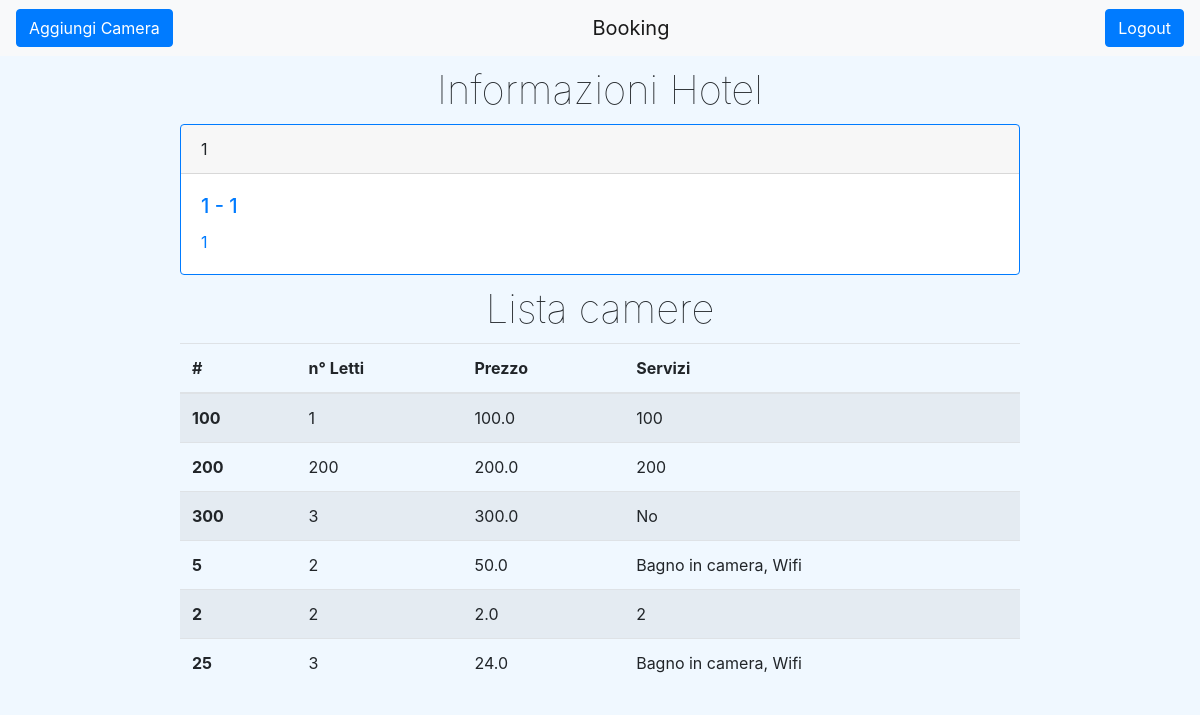
The page /gestioneHotel/ (signed in) on the database as committed earlier.
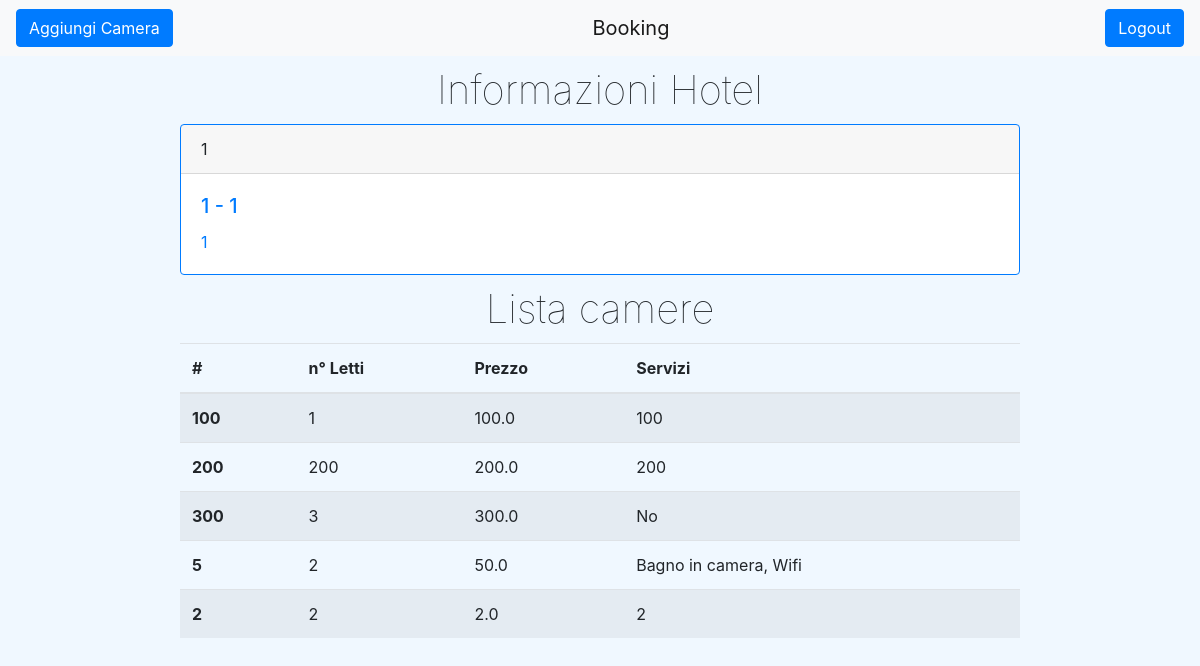
The same page on the database as committed later.
### ProgettoISW/models.py (models this page shows)
class Camera(models.Model):
    hotel = models.ForeignKey(Hotel, on_delete=models.CASCADE)
    numero = models.IntegerField()
    nLetti = models.IntegerField()
    prezzo = models.FloatField()
    servizi = models.TextField()

### ProgettoISW/views.py (the view)
# urls.py: path('gestioneHotel/', views.gestioneHotel),
def gestioneHotel(request):
    if 'nomeAlbergatore' not in request.session:
        return redirect('/home/')
    hotel = None
    idHotel = request.GET.get('id', None)
    if idHotel is not None:
        hotel = Hotel.objects.get(pk=idHotel)
    else:
        if request.session['idHotel']:
            idHotel = request.session['idHotel']
            hotel = Hotel.objects.get(pk=idHotel)
    if hotel is not None:
        request.session['idHotel'] = idHotel
        elencoCamere = []
        for c in Camera.objects.all():
            if c.hotel == hotel:
                elencoCamere.append(c)
        return render(request, 'gestioneHotel.html', {'hotel': hotel, 'camere': elencoCamere})
    else:
        return redirect('/home/')

### templates/gestioneHotel.html (shortened to what this page needs)
{% extends "base.html" %}
{% block tasto-sinistro %}
    <button id="aggiungi-camera" class="btn btn-primary" type="button">
            <a href="/aggiungiCamera/?id={{ hotel.id }}">Aggiungi Camera</a>
    </button>
{% endblock %}
{% block content %}
    <main>
        <div class="wrapper">
            <h1 id="maintitle">Informazioni Hotel</h1>
            <div class="card border-primary">
                <div class="card-header">{{ hotel.nome }}</div>
                <div class="card-body text-primary">
                    <h5 class="card-title">{{ hotel.citta }} - {{ hotel.indirizzo }}</h5>
                    <p class="card-text">{{ hotel.descrizione }}</p>
                </div>
            </div>
            <h1 id="maintitle">Lista camere</h1>
            <table class="table table-striped">
                <thead>
                    <tr>
                          <th scope="col">#</th>
                          <th scope="col">n° Letti</th>
                          <th scope="col">Prezzo</th>
                          <th scope="col">Servizi</th>
                    </tr>
                </thead>
                <tbody>
                    {% for c in camere %}
                    <tr>
                        <th scope="row">{{ c.numero }}</th>
                        <td>{{ c.nLetti }}</td>
                        <td>{{ c.prezzo }}</td>
                        <td>{{ c.servizi }}</td>
                    </tr>
                    {% endfor %}
                </tbody>
            </table>
        </div>
    </main>
{% endblock %}

Rows that differ between the two databases and show on the page:
removed Camera: numero "25", nLetti "3", prezzo "24.0", servizi "Bagno in camera, Wifi"
